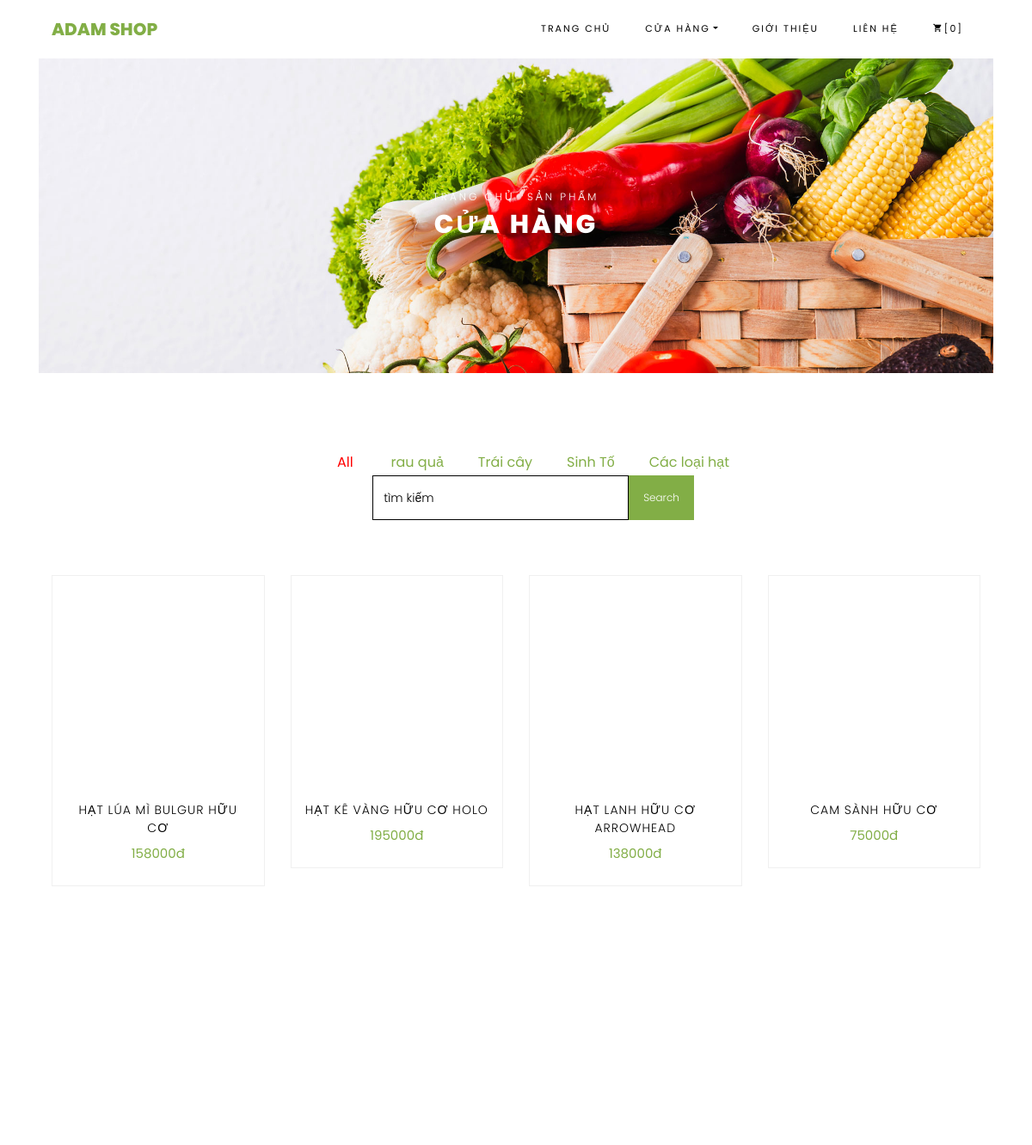
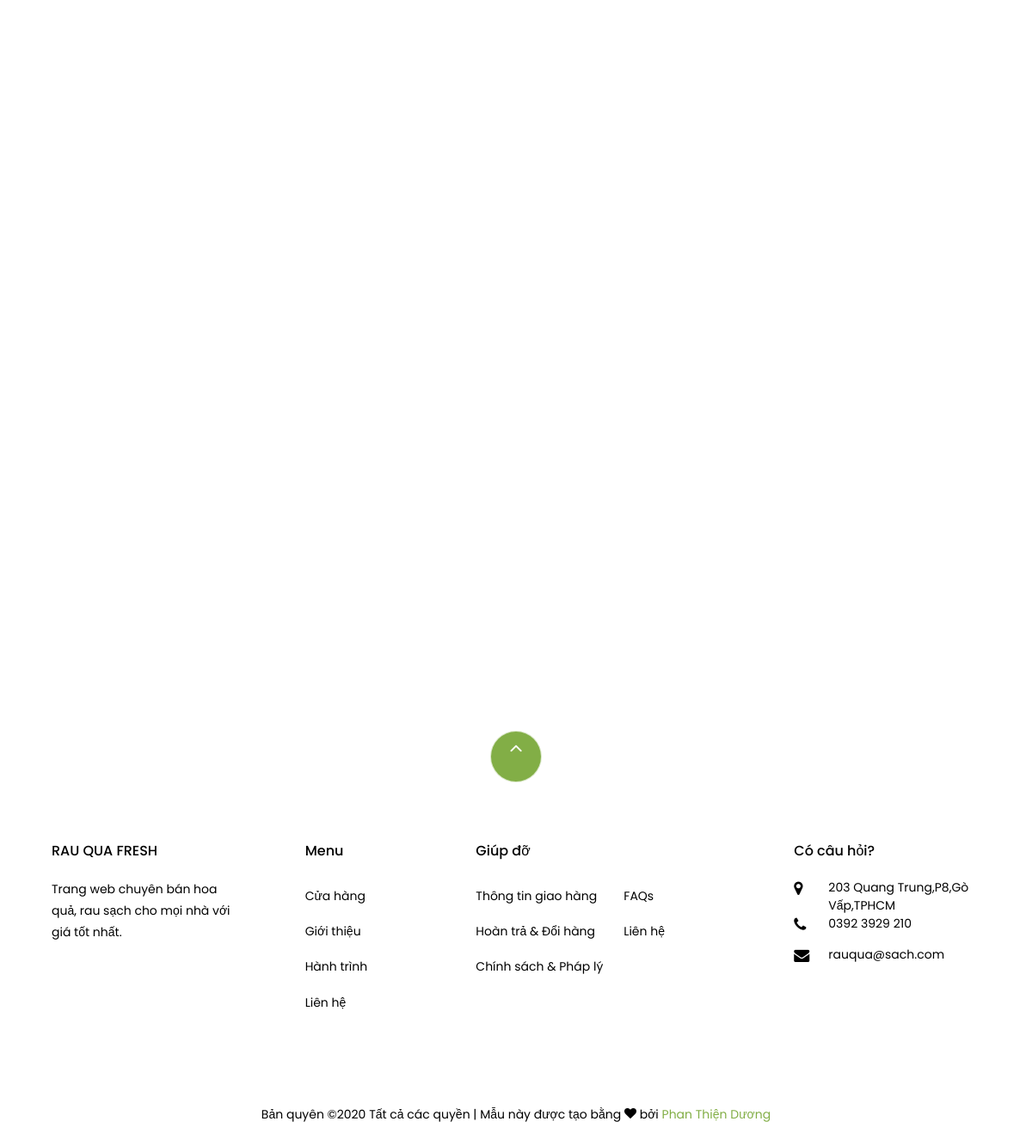
/index.php?ctrller=product, run on the app's committed database (2 pictures, top to bottom).
### tables this page shows
CREATE TABLE `category` (
  `id` int(100) NOT NULL,
  `name` varchar(255) NOT NULL,
  `img` varchar(255) NOT NULL
);

CREATE TABLE `product` (
  `id` int(100) NOT NULL,
  `name` varchar(255) NOT NULL,
  `price` int(100) NOT NULL,
  `detail` text NOT NULL,
  `img` varchar(255) NOT NULL,
  `weight` float(100,1) NOT NULL,
  `buy` int(255) NOT NULL,
  `cateid` int(100) NOT NULL
);

### model/database.php (called while the page is built, shortened)
<?php
    class DATABASE
    {
        private $host = 'localhost';
        private $dbname = 'hoaqua';
        private $username = 'root';
        private $password = '';
        private $options =array(PDO::MYSQL_ATTR_INIT_COMMAND => "SET NAMES utf8");
        private $sql="";
        private $DBH="";
        function __construct()
        {
            $this->DBH = new PDO('mysql:host='.$this->host.';dbname='.$this->dbname,$this->username,$this->password,$this->options);
        }
        function SetQuery($_sql)
        {
            $this->sql=$_sql;
        }
        function ThucHienTruyVan()
        {
            $result=$this->DBH->query($this->sql);
            return $result;
        }
    }
?>

### model/product.php (called while the page is built, shortened)
<?php
    include_once('database.php');
    class PRODUCT extends DATABASE
    {
        function loadcata($idcat=0){
            $query="select * from product where 1";
            $query.=" order by id desc";
            $this->result=$this->ThucHienTruyVan();
            return $this->result;
        }
        function getcategory()
        {
            $this->result=$this->ThucHienTruyVan();
            return $this->result;
        }
    }
?>

### view/product/shop.php (the view, shortened to what this page needs)
    <div class="hero-wrap hero-bread" style="background-image: url('assets/images/bg_1.jpg');">
      <div class="container">
        <div class="row no-gutters slider-text align-items-center justify-content-center">
          <div class="col-md-9 ftco-animate text-center">
          	<p class="breadcrumbs"><span class="mr-2"><a href="index.html">Trang chủ</a></span> <span>Sản phẩm</span></p>
            <h1 class="mb-0 bread">Cửa hàng</h1>
          </div>
        </div>
      </div>
    </div>
    <section class="ftco-section">
    	<div class="container">
    		<div class="row justify-content-center">
    			<div class="col-md-10 mb-5 text-center">
    				<ul class="product-category">
						<li><a href="index.php?ctrller=product" style="color: red;" >All</a></li>
						<?php
							foreach ($cat as $ca)
							{
								if(isset($_GET['catid']) && $ca['id']==$_GET['catid'])
								{$ac='class="active"';}else{$ac='';}
								echo'<li><a href="index.php?ctrller=product&catid='.$ca['id'].'" '.$ac.'>'.$ca['name'].'</a></li>';
							}
						?>
						<li>
			  <div class="d-flex align-items-center" >
<form action="index.php?ctrller=product&act=search" method="post"  class="subscribe-form">
                <div class="form-group d-flex">
              <input type='text' class="form-control" name="search" placeholder="tìm kiếm" style="border: solid 1px;border-radius:0px">
              <input type="submit" value="Search" class="submit px-3">
</div>
              </form>
</div>
			</li>
    				</ul>
    			</div>
    		</div>
    		<div class="row">
			<?php
				foreach ($pro as $p) {
					echo'<div class="col-md-6 col-lg-3 ftco-animate">
    				<div class="product">
    					<a href="index.php?ctrller=product&act=detail&id='.$p['id'].'" class="img-prod"><img class="img-fluid" src="assets/images/'.$p['img'].'" alt="Colorlib Template">
	    					<div class="overlay"></div>
	    				</a>
    					<div class="text py-3 pb-4 px-3 text-center">
    						<h3><a href="index.php?ctrller=product&act=detail&id='.$p['id'].'">'.$p['name'].'</a></h3>
    						<div class="d-flex">
    							<div class="pricing">
		    						<p class="price"><span>'.$p['price'].'đ</span></p>
		    					</div>
	    					</div>
    						<div class="bottom-area d-flex px-3">
	    						<div class="m-auto d-flex">
	    							<a href="index.php?ctrller=cart&act=addtocart&proid='.$p['id'].'" onclick="muahang()" class="buy-now d-flex justify-content-center align-items-center mx-1">
	    								<span><i class="ion-ios-cart"></i></span>
	    							</a>
	    							<a href="#" class="heart d-flex justify-content-center align-items-center ">
	    								<span><i class="ion-ios-heart"></i></span>
	    							</a>
    							</div>
    						</div>
    					</div>
    				</div>
    			</div>';
				}
			?>
    		</div>
    	</div>
    </section>

### data on the page
category: name "rau quả"
category: name "Trái cây"
category: name "Sinh Tố"
category: name "Các loại hạt"
product: name "HẠT LÚA MÌ BULGUR HỮU CƠ", price "158000"
product: name "HẠT KÊ VÀNG HỮU CƠ HOLO", price "195000"
product: name "HẠT LANH HỮU CƠ ARROWHEAD", price "138000"
product: name "CAM SÀNH HỮU CƠ", price "75000"
